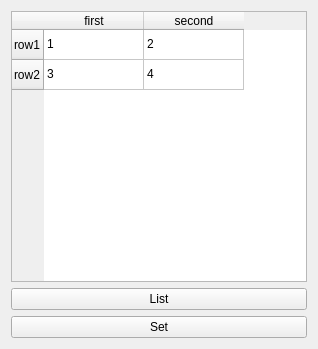
<?xml version="1.0" encoding="UTF-8"?>
<ui version="4.0">
 <class>Widget</class>
 <widget class="QWidget" name="Widget">
  <property name="geometry">
   <rect>
    <x>0</x>
    <y>0</y>
    <width>318</width>
    <height>349</height>
   </rect>
  </property>
  <property name="windowTitle">
   <string>Widget</string>
  </property>
  <layout class="QVBoxLayout" name="verticalLayout_2">
   <item>
    <layout class="QVBoxLayout" name="verticalLayout">
     <item>
      <widget class="QTableWidget" name="tableWidget">
       <row>
        <property name="text">
         <string>row1</string>
        </property>
       </row>
       <row>
        <property name="text">
         <string>row2</string>
        </property>
       </row>
       <column>
        <property name="text">
         <string>first</string>
        </property>
       </column>
       <column>
        <property name="text">
         <string>second</string>
        </property>
       </column>
       <item row="0" column="0">
        <property name="text">
         <string>1</string>
        </property>
       </item>
       <item row="0" column="1">
        <property name="text">
         <string>2</string>
        </property>
       </item>
       <item row="1" column="0">
        <property name="text">
         <string>3</string>
        </property>
       </item>
       <item row="1" column="1">
        <property name="text">
         <string>4</string>
        </property>
       </item>
      </widget>
     </item>
     <item>
      <widget class="QPushButton" name="pushButton">
       <property name="text">
        <string>List</string>
       </property>
      </widget>
     </item>
    </layout>
   </item>
   <item>
    <widget class="QPushButton" name="pushButton_2">
     <property name="text">
      <string>Set</string>
     </property>
    </widget>
   </item>
  </layout>
 </widget>
 <resources/>
 <connections/>
</ui>
